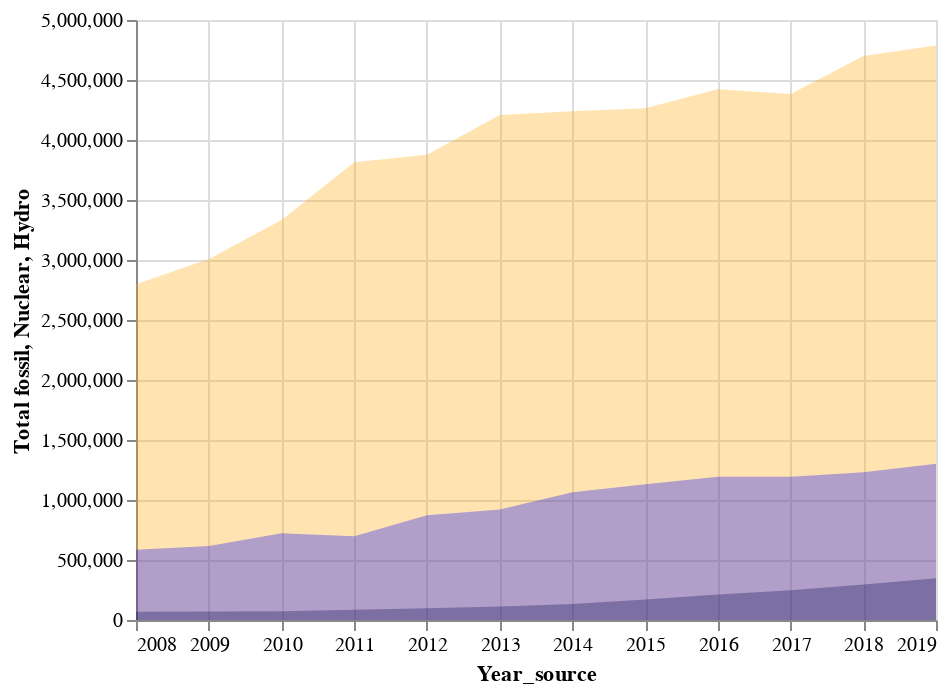

Source (notebook cell):
### Markdown cell above
### Draw a chart

### Code cell
base_3figure = alt.Chart(df_3new).encode(x="Year_source")
alt.layer(
    base_3figure.mark_area(opacity=0.3, color="orange").encode(y="Total fossil:Q"),
    base_3figure.mark_area(opacity=0.3, color="black").encode(y="Nuclear:Q"),
    base_3figure.mark_area(opacity=0.3, color="blue").encode(y="Hydro:Q"),
)

### Figure 1 — Vega-Lite specification as saved in the notebook (floating-point values rounded to 4 significant figures)
{"config": {"view": {"continuousWidth": 400, "continuousHeight": 300}}, "layer": [{"mark": {"type": "area", "color": "orange", "opacity": 0.3}, "encoding": {"x": {"type": "temporal", "field": "Year_source"}, "y": {"type": "quantitative", "field": "Total fossil"}}}, {"mark": {"type": "area", "color": "black", "opacity": 0.3}, "encoding": {"x": {"type": "temporal", "field": "Year_source"}, "y": {"type": "quantitative", "field": "Nuclear"}}}, {"mark": {"type": "area", "color": "blue", "opacity": 0.3}, "encoding": {"x": {"type": "temporal", "field": "Year_source"}, "y": {"type": "quantitative", "field": "Hydro"}}}], "data": {"name": "data-60aa911a71276efc71ebaa3993545490"}, "$schema": "https://vega.github.io/schema/vega-lite/v4.8.1.json", "datasets": {"data-60aa911a71276efc71ebaa3993545490": [{"Year_source": "2008-01-01T00:00:00", "Total fossil": 2798586, "Nuclear": 68394, "Hydro": 585187}, {"Year_source": "2009-01-01T00:00:00", "Total fossil": 3008176, "Nuclear": 70134, "Hydro": 615640}, {"Year_source": "2010-01-01T00:00:00", "Total fossil": 3332672, "Nuclear": 73880, "Hydro": 722172}, {"Year_source": "2011-01-01T00:00:00", "Total fossil": 3815123, "Nuclear": 86350, "Hydro": 698945}, {"Year_source": "2012-01-01T00:00:00", "Total fossil": 3877406, "Nuclear": 97394, "Hydro": 872107}, {"Year_source": "2013-01-01T00:00:00", "Total fossil": 4207932, "Nuclear": 111613, "Hydro": 920291}, {"Year_source": "2014-01-01T00:00:00", "Total fossil": 4239237, "Nuclear": 132538, "Hydro": 1064337}, {"Year_source": "2015-01-01T00:00:00", "Total fossil": 4264019, "Nuclear": 170789, "Hydro": 1130270}, {"Year_source": "2016-01-01T00:00:00", "Total fossil": 4422641, "Nuclear": 213287, "Hydro": 1193374}, {"Year_source": "2017-01-01T00:00:00", "Total fossil": 4384100, "Nuclear": 248100, "Hydro": 1194700}, {"Year_source": "2018-01-01T00:00:00", "Total fossil": 4699900, "Nuclear": 295000, "Hydro": 1232100}, {"Year_source": "2019-01-01T00:00:00", "Total fossil": 4787600, "Nuclear": 348700, "Hydro": 1302100}]}}
